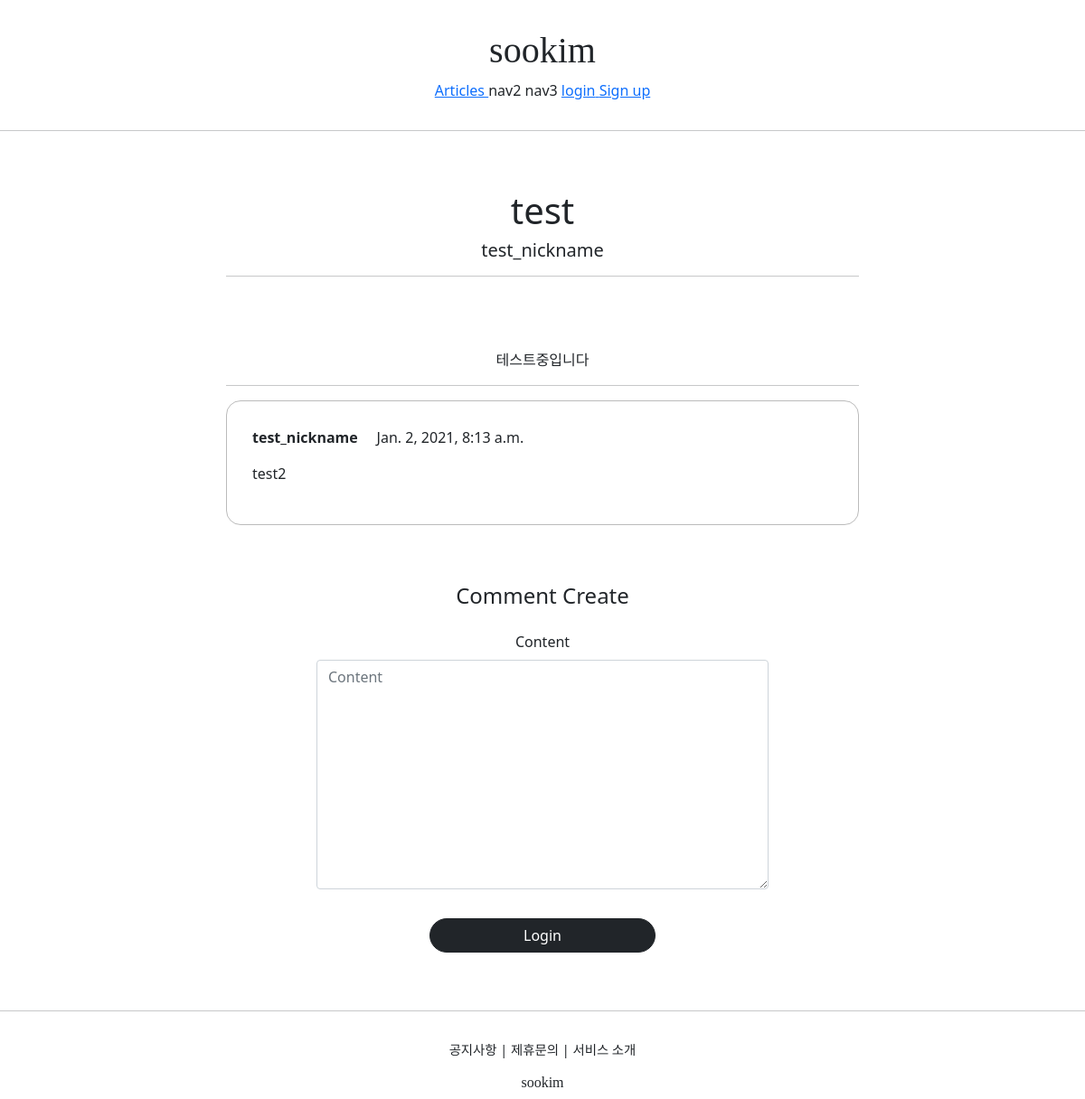
The page /articles/detail/4 on the database its author committed.
### articleapp/models.py (models this page shows)
class Article(models.Model):
    writer = models.ForeignKey(User, on_delete=models.SET_NULL, related_name='article', null=True)
    title = models.CharField(max_length=200, null=True)
    image = models.ImageField(upload_to='article/', null=False)
    content = models.TextField(null=True)
    created_at = models.DateField(auto_created=True, null=True)

### profileapp/models.py (models this page shows)
class Profile(models.Model):
    user = models.OneToOneField(User, on_delete=models.CASCADE, related_name='profile')
    image = models.ImageField(upload_to='profile/', null=True)
    nickname = models.CharField(max_length=20, unique=True, null=True)
    message = models.CharField(max_length=100, null=True)

### commentapp/models.py (models this page shows)
class Comment(models.Model):
    article = models.ForeignKey(Article, on_delete=models.SET_NULL, null=True, related_name='comment')
    writer = models.ForeignKey(User, on_delete=models.SET_NULL, null=True, related_name='comment')
    content = models.TextField(null=False)
    created_at = models.DateTimeField(auto_now=True)

### articleapp/views.py (the view)
# urls.py: path('detail/<int:pk>', ArticleDetailView.as_view(), name='detail'),
class ArticleDetailView(DetailView, FormMixin):
    model = Article
    form_class = CommentCreationForm
    context_object_name = 'target_article'
    template_name = 'articleapp/detail.html'

### commentapp/forms.py
class CommentCreationForm(ModelForm):
    class Meta:
        model = Comment
        fields = ['content']

### articleapp/templates/articleapp/detail.html (shortened to what this page needs)
{% extends 'base.html' %}
{% block content %}
    <div>
        <div style="text-align: center; max-width: 700px; margin: 4rem auto;">
            <h1>
                {{ target_article.title }}
            </h1>
            <h5>
                {{ target_article.writer.profile.nickname }}
            </h5>
            <hr>
            <p>
                {{ target_article.content }}
            </p>
            <hr>
            {% for comment in target_article.comment.all %}
                {% include 'commentapp/detail.html' with comment=comment %}
            {% endfor %}
            {% include 'commentapp/create.html' with article=target_article %}
        </div>
    </div>
{% endblock %}

### commentapp/templates/commentapp/detail.html (shortened to what this page needs)
<div style="border: 1px solid; text-align: left; padding: 4%; margin: 1rem 0; border-radius: 1rem;
            border-color: #bbb;">
    <div>
        <strong>
            {{ comment.writer.profile.nickname }}
        </strong>
        {{ comment.created_at }}
    </div>
    <div style="margin: 1rem 0;">
        {{ comment.content }}
    </div>
</div>

### rows shown on the page
Article: title "test", writer.profile.nickname "test_nickname", content "테스트중입니다"
Comment: writer.profile.nickname "test_nickname", created_at "Jan. 2, 2021, 8:13 a.m.", content "test2"
